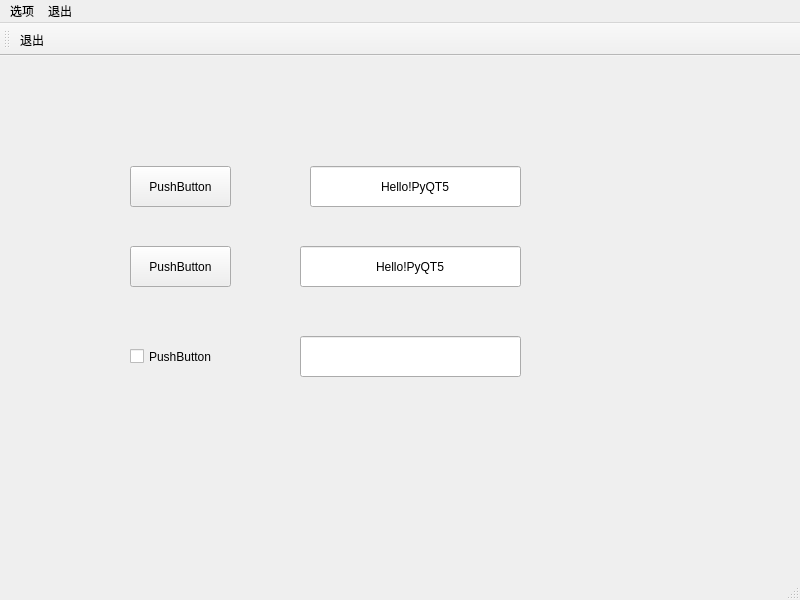
<?xml version="1.0" encoding="UTF-8"?>
<ui version="4.0">
 <class>MainWindow</class>
 <widget class="QMainWindow" name="MainWindow">
  <property name="geometry">
   <rect>
    <x>0</x>
    <y>0</y>
    <width>800</width>
    <height>600</height>
   </rect>
  </property>
  <property name="cursor">
   <cursorShape>ArrowCursor</cursorShape>
  </property>
  <property name="windowTitle">
   <string>AutoSOA</string>
  </property>
  <property name="windowOpacity">
   <double>1.000000000000000</double>
  </property>
  <widget class="QWidget" name="centralwidget">
   <widget class="QPushButton" name="pushButton">
    <property name="geometry">
     <rect>
      <x>130</x>
      <y>110</y>
      <width>101</width>
      <height>41</height>
     </rect>
    </property>
    <property name="text">
     <string>PushButton</string>
    </property>
    <property name="autoDefault">
     <bool>false</bool>
    </property>
    <property name="default">
     <bool>false</bool>
    </property>
    <property name="flat">
     <bool>false</bool>
    </property>
   </widget>
   <widget class="QPushButton" name="pushButton_2">
    <property name="geometry">
     <rect>
      <x>130</x>
      <y>190</y>
      <width>101</width>
      <height>41</height>
     </rect>
    </property>
    <property name="text">
     <string>PushButton</string>
    </property>
    <property name="default">
     <bool>false</bool>
    </property>
   </widget>
   <widget class="QCheckBox" name="checkBox_3">
    <property name="geometry">
     <rect>
      <x>130</x>
      <y>280</y>
      <width>101</width>
      <height>41</height>
     </rect>
    </property>
    <property name="text">
     <string>PushButton</string>
    </property>
   </widget>
   <widget class="QLineEdit" name="lineEdit">
    <property name="geometry">
     <rect>
      <x>310</x>
      <y>110</y>
      <width>211</width>
      <height>41</height>
     </rect>
    </property>
    <property name="text">
     <string>Hello!PyQT5</string>
    </property>
    <property name="echoMode">
     <enum>QLineEdit::Normal</enum>
    </property>
    <property name="alignment">
     <set>Qt::AlignCenter</set>
    </property>
   </widget>
   <widget class="QLineEdit" name="lineEdit_2">
    <property name="geometry">
     <rect>
      <x>300</x>
      <y>190</y>
      <width>221</width>
      <height>41</height>
     </rect>
    </property>
    <property name="text">
     <string>Hello!PyQT5</string>
    </property>
    <property name="echoMode">
     <enum>QLineEdit::Normal</enum>
    </property>
    <property name="alignment">
     <set>Qt::AlignCenter</set>
    </property>
   </widget>
   <widget class="QLineEdit" name="lineEdit_3">
    <property name="geometry">
     <rect>
      <x>300</x>
      <y>280</y>
      <width>221</width>
      <height>41</height>
     </rect>
    </property>
    <property name="text">
     <string/>
    </property>
    <property name="echoMode">
     <enum>QLineEdit::Normal</enum>
    </property>
    <property name="alignment">
     <set>Qt::AlignCenter</set>
    </property>
   </widget>
  </widget>
  <widget class="QMenuBar" name="menubar">
   <property name="geometry">
    <rect>
     <x>0</x>
     <y>0</y>
     <width>800</width>
     <height>23</height>
    </rect>
   </property>
   <widget class="QMenu" name="menu_Tab1">
    <property name="title">
     <string>选项</string>
    </property>
    <addaction name="actionOpen"/>
    <addaction name="actionSave"/>
    <addaction name="separator"/>
   </widget>
   <widget class="QMenu" name="menu_Tab2">
    <property name="title">
     <string>退出</string>
    </property>
    <addaction name="actionExit"/>
   </widget>
   <addaction name="menu_Tab1"/>
   <addaction name="menu_Tab2"/>
  </widget>
  <widget class="QStatusBar" name="statusbar"/>
  <widget class="QToolBar" name="toolBar">
   <property name="windowTitle">
    <string>toolBar</string>
   </property>
   <attribute name="toolBarArea">
    <enum>TopToolBarArea</enum>
   </attribute>
   <attribute name="toolBarBreak">
    <bool>false</bool>
   </attribute>
   <addaction name="actionExit"/>
  </widget>
  <action name="actionOpen">
   <property name="text">
    <string>Open</string>
   </property>
  </action>
  <action name="actionSave">
   <property name="text">
    <string>Save</string>
   </property>
  </action>
  <action name="actionExit">
   <property name="text">
    <string>退出</string>
   </property>
   <property name="toolTip">
    <string>关闭窗口</string>
   </property>
   <property name="shortcut">
    <string>Esc</string>
   </property>
  </action>
 </widget>
 <resources/>
 <connections>
  <connection>
   <sender>actionExit</sender>
   <signal>triggered()</signal>
   <receiver>MainWindow</receiver>
   <slot>close()</slot>
   <hints>
    <hint type="sourcelabel">
     <x>-1</x>
     <y>-1</y>
    </hint>
    <hint type="destinationlabel">
     <x>399</x>
     <y>299</y>
    </hint>
   </hints>
  </connection>
  <connection>
   <sender>pushButton</sender>
   <signal>clicked()</signal>
   <receiver>lineEdit</receiver>
   <slot>clear()</slot>
   <hints>
    <hint type="sourcelabel">
     <x>208</x>
     <y>170</y>
    </hint>
    <hint type="destinationlabel">
     <x>323</x>
     <y>179</y>
    </hint>
   </hints>
  </connection>
  <connection>
   <sender>pushButton_2</sender>
   <signal>clicked()</signal>
   <receiver>lineEdit_2</receiver>
   <slot>copy()</slot>
   <hints>
    <hint type="sourcelabel">
     <x>225</x>
     <y>258</y>
    </hint>
    <hint type="destinationlabel">
     <x>335</x>
     <y>254</y>
    </hint>
   </hints>
  </connection>
 </connections>
 <slots>
  <slot>show_signal_str()</slot>
  <slot>show_cur_time()</slot>
  <slot>confess()</slot>
 </slots>
</ui>
